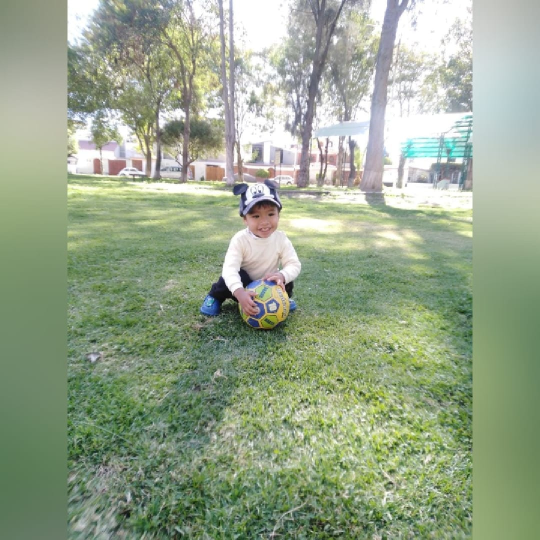
#> input picture matias.png, 1080 x 1080 px (shown at 1/2 size)
$ python Ejercicio4.py
#> lines starting #> are read from the running program, lines starting #| are printed output that depends on the picture; after the words box and inside, x2 and y2 are one past the last pixel; in counts of white or black regions, pixels touching at a corner belong together
import cv2
def BrightnessContrast(brightness=0):
    brightness = cv2.getTrackbarPos('Brightness','GEEK')

    contrast = cv2.getTrackbarPos('Contrast',
                                  'GEEK')

    effect = controller(img, brightness,
                        contrast)

    cv2.imshow('Brillo', effect)


def controller(img, brightness=255,
               contrast=127):
    brightness = int((brightness - 0) * (255 - (-255)) / (510 - 0) + (-255))

    contrast = int((contrast - 0) * (127 - (-127)) / (254 - 0) + (-127))

    if brightness != 0:

        if brightness > 0:

            shadow = brightness

            max = 255

        else:

            shadow = 0
            max = 255 + brightness

        al_pha = (max - shadow) / 255
        ga_mma = shadow

        cal = cv2.addWeighted(img, al_pha,
                              img, 0, ga_mma)

    else:
        cal = img

    if contrast != 0:
        Alpha = float(131 * (contrast + 127)) / (127 * (131 - contrast))
        Gamma = 127 * (1 - Alpha)

        cal = cv2.addWeighted(cal, Alpha,
                              cal, 0, Gamma)

    cv2.putText(cal, 'B:{},C:{}'.format(brightness,
                                        contrast), (10, 30),
                cv2.FONT_HERSHEY_SIMPLEX, 1, (0, 0, 255), 2)

    return cal


if __name__ == '__main__':
    original = cv2.imread("matias.png")
#> original is the input picture: shape (1080, 1080, 3); mean B, G, R 139.9, 165.4, 151.3

    img = original.copy()

    cv2.namedWindow('GEEK')

    cv2.imshow('Original', original)

    cv2.createTrackbar('Brightness',
                       'GEEK', 255, 2 * 255,
                       BrightnessContrast)

    cv2.createTrackbar('Contrast', 'GEEK',
                       127, 2 * 127,
                       BrightnessContrast)

    BrightnessContrast(0)
#> in controller, `cv2.putText(cal, 'B:{},C:{}'.format(brightness, contrast), (10, 30), c..`:
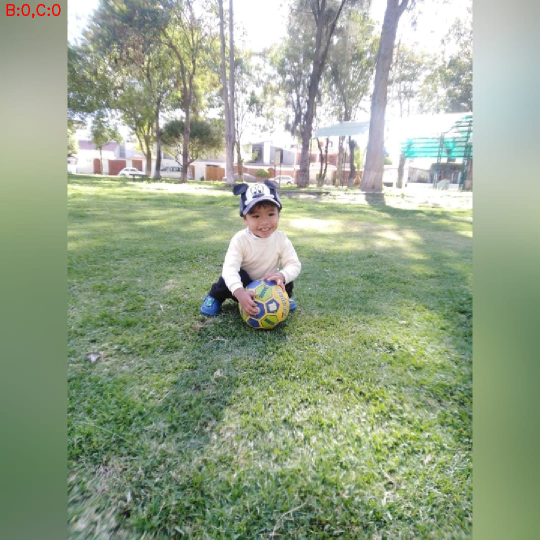
#> cal: shape (1080, 1080, 3) (shown at 1/2 size); 0.07% of pixels changed, all inside (x1, y1, x2, y2) = (13, 8, 121, 36)

cv2.waitKey(0)
